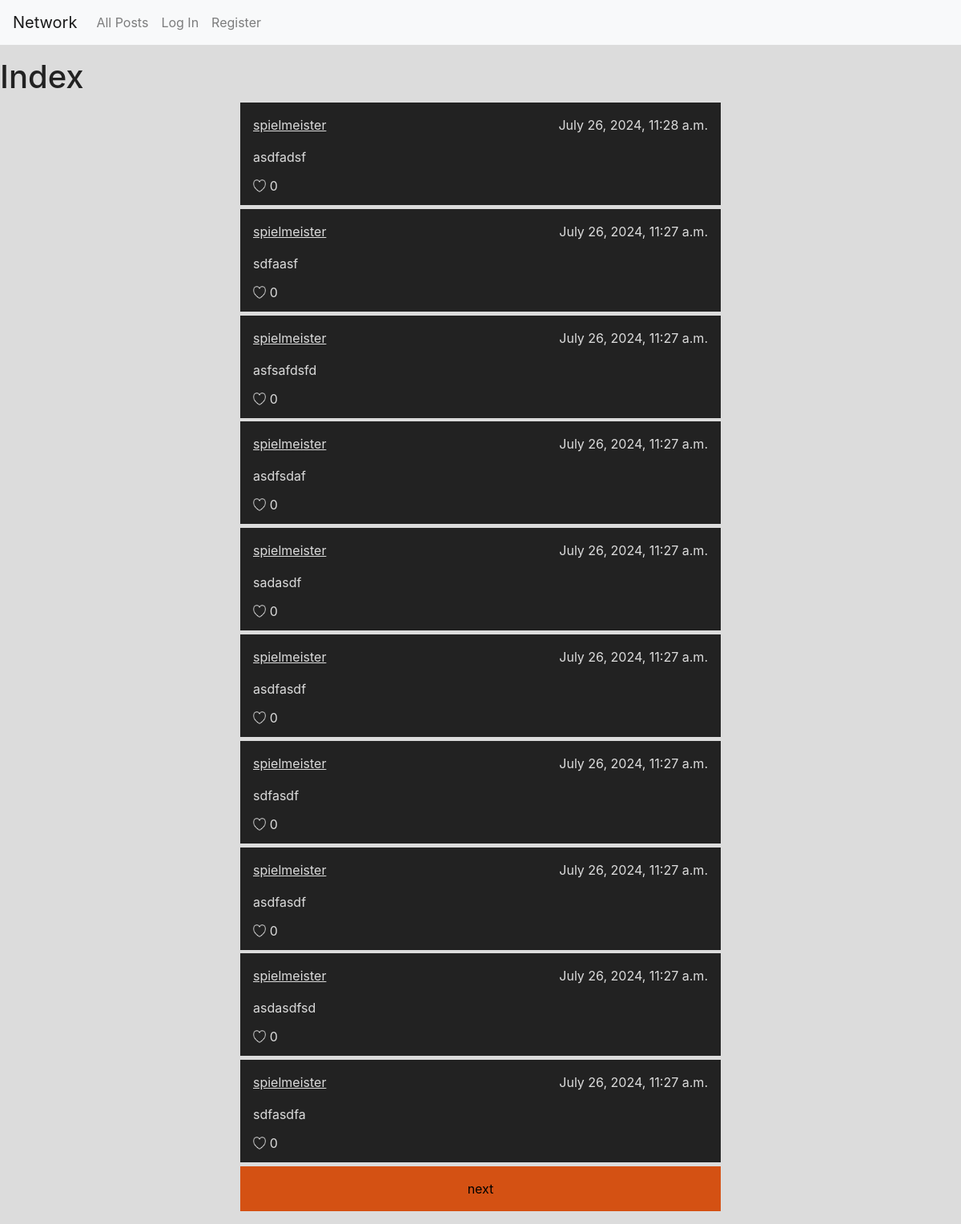
The app's page /, older data.
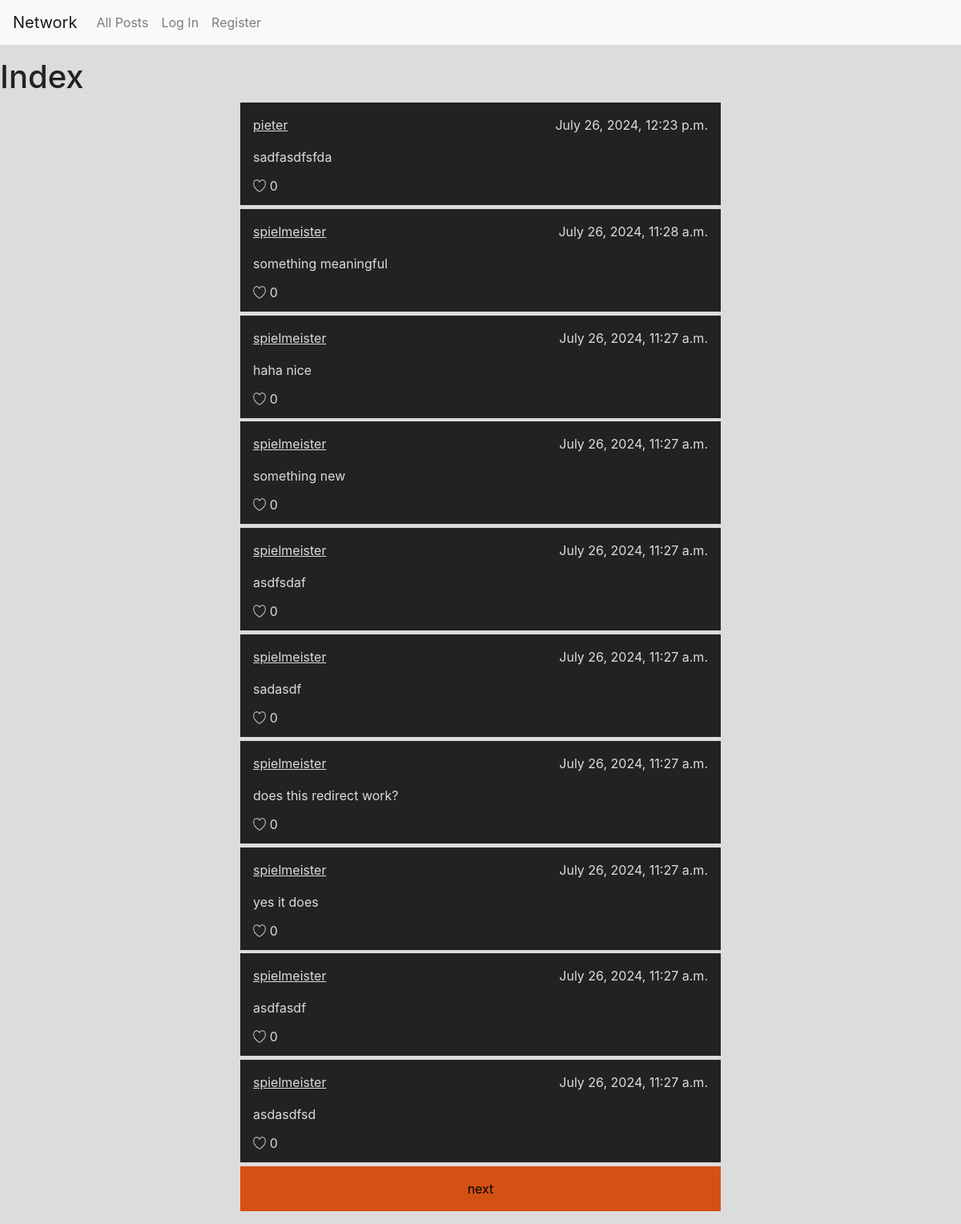
The same page, newer data.
### network/models.py (models this page shows)
class Post(models.Model):
    user = models.ForeignKey(User, on_delete=models.CASCADE)
    content = models.CharField(max_length=9999)
    timestamp = models.DateTimeField(auto_now_add=True)

class User(AbstractUser):
    pass

### network/views.py (the view, shortened to what this page needs)
# urls.py: path("", views.index, name="index"),
def index(request):
    result = Post.objects.all().order_by("-timestamp")
    p = Paginator(result, 10)
    try:
        page = int(request.GET.get("page", 1))
        if page == "" or page < 1:
            page = 1
        elif page > p.num_pages:
            page = p.num_pages
    except:
        page = 1
    posts = p.page(page).object_list
    next = False
    previous = False
    if page > 1:
        previous = page - 1
    if page < p.num_pages:
        next = page + 1
    return render(request, "network/index.html",{
        "posts":posts,
        "next": next,
        "previous": previous,
        "title": "Index",
        })

### network/templates/network/index.html (shortened to what this page needs)
{% extends "network/layout.html" %}
{% load static %}
{% block body %}
<h1>{{ title }}</h1>
{% if user.is_authenticated %}
<div id="post-list" data-login="true">
    {% else %}
    <div id="post-list" data-login="false">
        {% endif%}
        {% for post in posts %}
        <div class="post" data-post="{{ post.id }}">
            <div class="post-top">
                <p class="post-user"><a href="{% url 'profile' post.user.id%}">{{ post.user }}</a></p>
                <p class="post-timestamp">{{ post.timestamp }}</p>
            </div>
            <div class="post-body">
                <form action="/post/{{ post.id }}/edit" method="post">
                    <p data-post="{{ post.id }}">{{ post.content }}</p>
                </form>
            </div>
            <div class="post-bottom">
                <div class="like" data-post="{{ post.id }}">
                    <img class="" src="{% static 'network/images/not_liked.png' %}" alt="">
                </div>
                <p class="likes">0</p>
            </div>
        </div>
        {% endfor %}
        <div class="pagination">
            {% if title == "Followed" %}
            {% if previous %}
            <a href="{% url 'followed' %}?page={{previous}}">previous</a>
            {% endif %}
            {% if next %}
            <a href="{% url 'followed' %}?page={{next}}">next</a>
            {% endif %}
            {% else %}
            {% if next %}
            <a href="{% url 'index' %}?page={{next}}">next</a>
            {% endif %}
            {% endif %}
        </div>
    </div>
    {% endblock %}

Row changes from the older to the newer data that the page shows:
no longer on this page (row unchanged): Post: user "spielmeister", timestamp "July 26, 2024, 11:27 a.m.", content "sdfasdfa"
added Post: user "pieter", timestamp "July 26, 2024, 12:23 p.m.", content "sadfasdfsfda"
changed Post: content "asdfadsf" → "something meaningful"
changed Post: content "sdfaasf" → "haha nice"
changed Post: content "asfsafdsfd" → "something new"
changed Post: content "asdfasdf" → "does this redirect work?"
changed Post: content "sdfasdf" → "yes it does"
